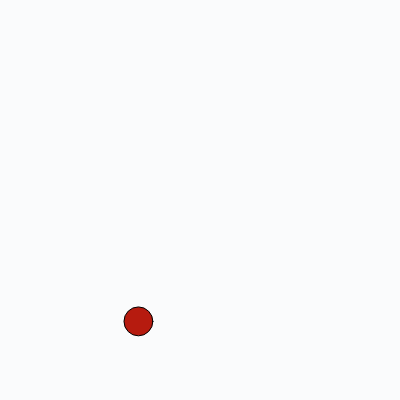
Frame 1 (no input)
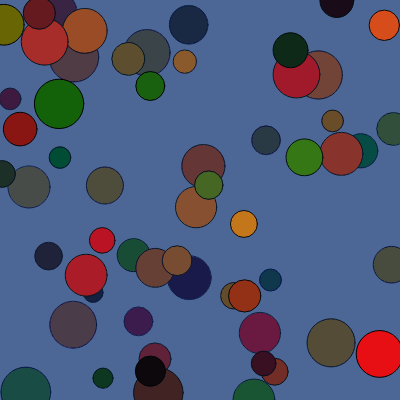
Frame 60 (no input)
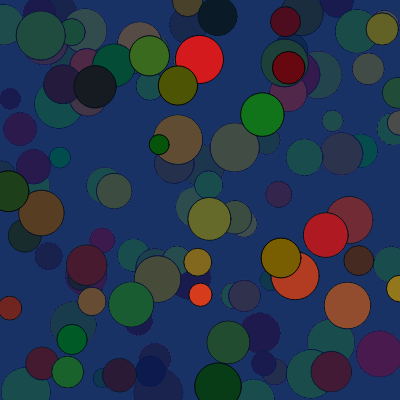
Frame 120 (the mouse pressed at the canvas centre since frame 60)

The p5.js sketch that drew these frames (run headless with seeded random() and noise() and a simulated clock; from frame 60 on, the mouse is pressed at the canvas centre):

// p5.js sketch
// ── sketch.js
let x, y, s;
let r, g, b;

function setup() {
    createCanvas(400, 400);
    ellipseMode(CENTER);
}

function draw() {
    background(2, 76, 104, 5);

    r = random(255);
    g = random(130);
    b = random(20);

    fill(r, g, b);

    x = random(width);
    y = random(height);
    s = random(20, 50);

    ellipse(x, y, s, s);
}
